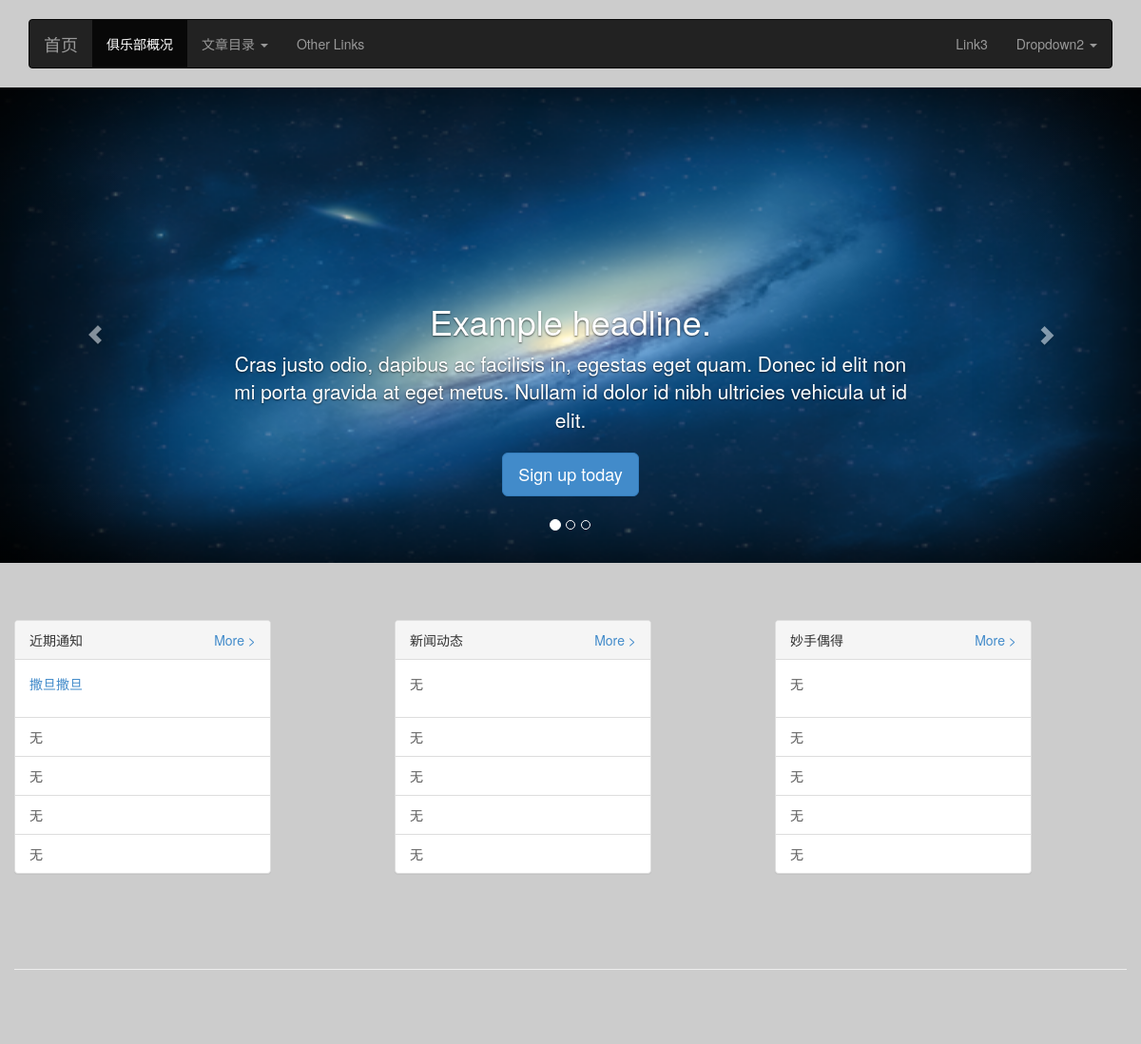
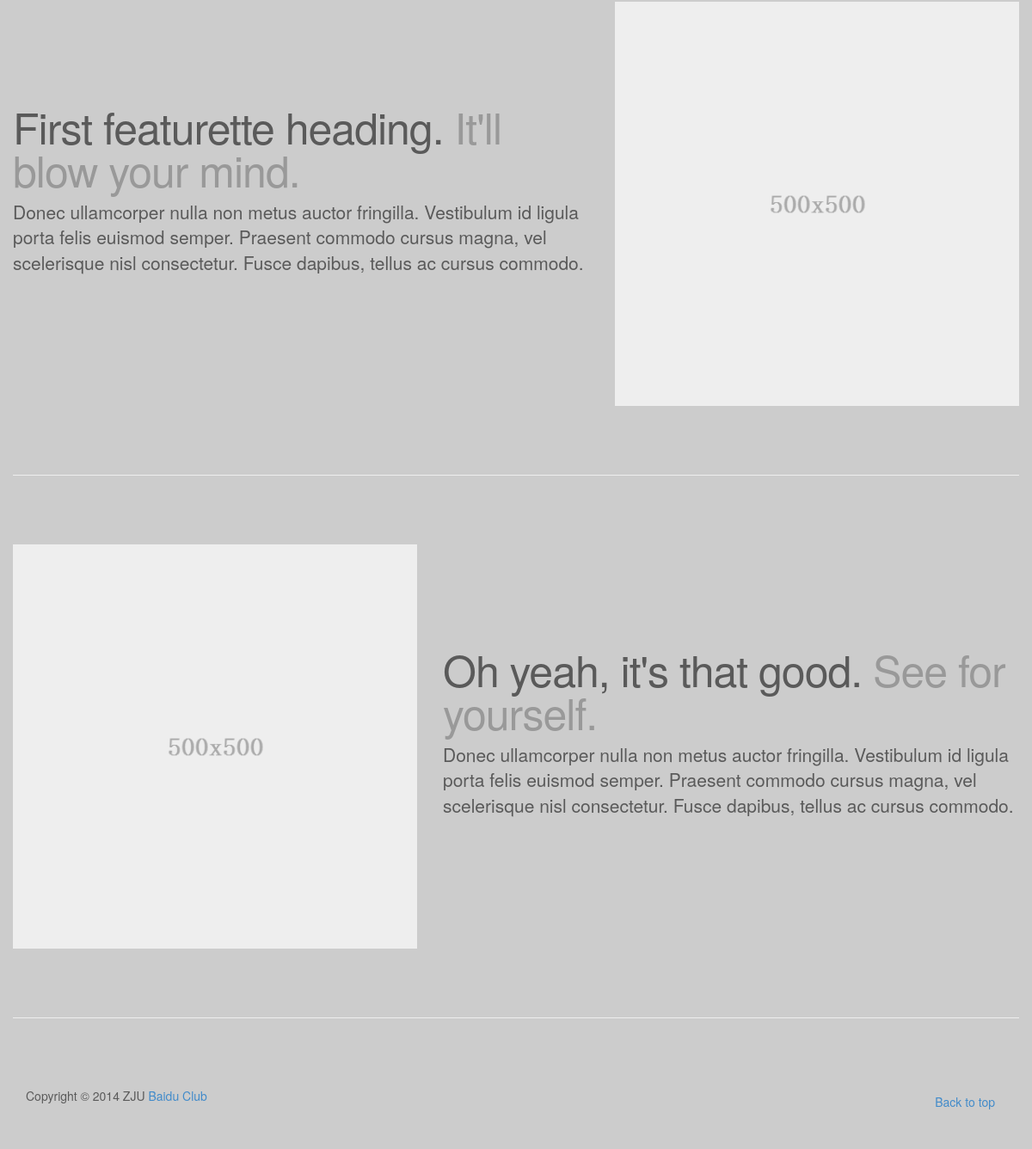
The page / on the database its author committed (2 pictures, top to bottom).
### tables this page shows
CREATE TABLE IF NOT EXISTS `tb_carousel` (
  `id` int(10) NOT NULL AUTO_INCREMENT COMMENT 'ID',
  `img_src` varchar(100) DEFAULT NULL,
  `img_alt` varchar(100) DEFAULT NULL,
  `content_h` varchar(100) DEFAULT NULL,
  `content_p` varchar(500) DEFAULT NULL,
  `content_btn` varchar(100) DEFAULT NULL,
  `btn_href` varchar(200) DEFAULT '#' COMMENT '按钮超链接地址',
  `display` tinyint(4) NOT NULL DEFAULT '1' COMMENT '是否出现在首页',
  PRIMARY KEY (`id`)
);

CREATE TABLE IF NOT EXISTS `tb_category` (
  `id` int(10) NOT NULL AUTO_INCREMENT,
  `name` varchar(100) DEFAULT NULL COMMENT '类别名称',
  `article_num` int(10) NOT NULL DEFAULT '0' COMMENT '文章数',
  `display` tinyint(4) NOT NULL DEFAULT '0' COMMENT '是否在首页出现',
  PRIMARY KEY (`id`)
);

CREATE TABLE IF NOT EXISTS `tb_article` (
  `id` int(10) NOT NULL AUTO_INCREMENT,
  `category_id` int(10) NOT NULL DEFAULT '0' COMMENT '文章类别ID',
  `title` varchar(100) DEFAULT NULL,
  `author` varchar(20) DEFAULT NULL,
  `content` text,
  `datetime` datetime NOT NULL DEFAULT CURRENT_TIMESTAMP COMMENT '发表时间',
  PRIMARY KEY (`id`)
);

### application/controllers/welcome.php (called while the page is built, shortened)
<?php if ( ! defined('BASEPATH')) exit('No direct script access allowed');
class Welcome extends CI_Controller {
	function __construct(){
		$this->load->model('cms_model', 'm_cms');
		$this->load->helper('url');
	}
	function load_view($page, $data = NULL){
		$this->load->view('header', $data);
		$this->load->view($page);
		$this->load->view('footer');
	}
	public function index(){
		$data['carousel'] = $this->m_cms->get_carousel(array('display' => 1));
		$data['category'] = $this->m_cms->get_category(array('display' => 1));
		foreach ($data['category']->result() as $key => $value) {
			$data['article'][$key] = $this->m_cms->get_article(array('category_id' => (int)$value->id, 'limit' => 5));
		}
		$this->load_view('index', $data);
	}
}

### index.php (called while the page is built, shortened)
<?php
require_once BASEPATH.'core/CodeIgniter.php';

### application/models/cms_model.php (called while the page is built, shortened)
<?php
class Cms_model extends CI_Model {
	function get_carousel($condition = array()){
		$where = array();
		if(isset($condition['display']))
			$where['display'] = (int)$condition['display'];
		$query = $this->db->get_where('tb_carousel', $where);
		return $query;
	}
	function get_category($condition = array()){
		$where = array();
		if(isset($condition['display']))
			$where['display'] = (int)$condition['display'];
		$query = $this->db->get_where('tb_category', $where);
		return $query;
	}
	function get_article($condition = array()){
		$where = array();
		if(isset($condition['limit'])){
			$limit = (int)$condition['limit'];
			$this->db->limit($limit);
		}
		$this->db->order_by('id', 'desc');
		if(isset($condition['category_id']))
			$where['category_id'] = (int)$condition['category_id'];
		$query = $this->db->get_where('tb_article', $where);
		return $query;
	}
}

### application/views/index.php (the view, shortened to what this page needs)
<?php $result = $carousel->result(); ?>
<div id="myCarousel" class="carousel slide" data-ride="carousel" data-interval="5000">
    <ol class="carousel-indicators">
    	<?php foreach ($result as $key => $row): ?>
    	<li data-target="#myCarousel" data-slide-to="<?=$key?>" class="<?=0==$key?'active':''?>"></li>
    	<?php endforeach; ?>
    </ol>
    <div class="carousel-inner">
    	<?php foreach ($result as $key => $row): ?>
        <div class="item <?=0==$key?'active':''?>">
            <img src="<?=base_url("img/$row->img_src")?>" alt="<?=$row->img_alt?>">
            <div class="container">
                <div class="carousel-caption">
                    <h1><?=$row->content_h?></h1>
                    <p><?=$row->content_p?></p>
                    <p><a class="btn btn-lg btn-primary" href="<?=$row->btn_href?>" role="button"><?=$row->content_btn?></a></p>
                </div>
            </div>
        </div>
        <?php endforeach; ?>
    </div>
    <a class="left carousel-control" href="#myCarousel" data-slide="prev"><span class="glyphicon glyphicon-chevron-left"></span></a>
    <a class="right carousel-control" href="#myCarousel" data-slide="next"><span class="glyphicon glyphicon-chevron-right"></span></a>
</div>
<?php $result = $category->result(); ?>
<div class="container marketing">
    <div class="row">
        <?php foreach($result as $key => $row): ?>
        <?php $res_art = $article[$key]->result(); ?>
        <div class="col-md-3 <?=0!=$key?'col-md-offset-1':''?>">
            <div class="panel panel-default">
                <div class="panel-heading"><?=$row->name?> <a class="pull-right" href="<?=site_url('welcome/category/'.$row->id)?>">More &gt;</a></div>
                <div class="panel-body">
                    <?php
                        $i = 0;
                        if(isset($res_art[$i])):
                            $row_art = $res_art[$i];
                    ?>
                    <p><a href="<?=site_url('welcome/article/'.$row_art->id)?>"><?=mb_substr($row_art->title, 0, 12)?></a></p>
                    <?php else: ?>
                    <p>无</p>
                    <?php endif; ?>
                </div>
                <ul class="list-group">
                    <?php
                        for ($i=1; $i<5; $i++):
                            if(isset($res_art[$i])):
                                $row_art = $res_art[$i];
                    ?>
                    <li class="list-group-item"><a href="<?=site_url('welcome/article/'.$row_art->id)?>"><?=mb_substr($row_art->title, 0, 12)?></a></li>
                        <?php else: ?>
                    <li class="list-group-item">无</li>
                        <?php endif; ?>
                    <?php endfor; ?>
                </ul>
            </div>
        </div>
        <?php endforeach; ?>
    </div>
    <hr class="featurette-divider">
    <div class="row featurette">
        <div class="col-md-7">
            <h2 class="featurette-heading">First featurette heading. <span class="text-muted">It'll blow your mind.</span></h2>
            <p class="lead">Donec ullamcorper nulla non metus auctor fringilla. Vestibulum id ligula porta felis euismod semper. Praesent commodo cursus magna, vel scelerisque nisl consectetur. Fusce dapibus, tellus ac cursus commodo.</p>
        </div>
        <div class="col-md-5">
            <img class="featurette-image img-responsive" data-src="holder.js/500x500/auto" alt="500x500">
        </div>
    </div>
    <hr class="featurette-divider">
    <div class="row featurette">
        <div class="col-md-5">
            <img class="featurette-image img-responsive" data-src="holder.js/500x500/auto" alt="500x500">
        </div>
        <div class="col-md-7">
            <h2 class="featurette-heading">Oh yeah, it's that good. <span class="text-muted">See for yourself.</span></h2>
            <p class="lead">Donec ullamcorper nulla non metus auctor fringilla. Vestibulum id ligula porta felis euismod semper. Praesent commodo cursus magna, vel scelerisque nisl consectetur. Fusce dapibus, tellus ac cursus commodo.</p>
        </div>
    </div>
    <hr class="featurette-divider">
</div>

### application/views/header.php (style rules this page uses)
body { padding-bottom: 40px; color: #5a5a5a; background-color: #CCCCCC; }
.carousel { height: 500px; margin-bottom: 60px; }
.carousel-caption { z-index: 10; }
.carousel .item { height: 500px; background-color: #777; }
.carousel-inner > .item > img { position: absolute; top: 0; left: 0; min-width: 100%; height: 500px; }
.marketing { padding-left: 15px; padding-right: 15px; }
.marketing h2 { font-weight: normal; }
.featurette-divider { margin: 80px 0; }
.featurette-heading { font-weight: 300; line-height: 1; letter-spacing: -1px; }
@media (min-width: 768px) { .marketing { padding-left: 0; padding-right: 0; } }
@media (min-width: 768px) { .carousel-caption p { margin-bottom: 20px; font-size: 21px; line-height: 1.4; } }
@media (min-width: 768px) { .featurette-heading { font-size: 50px; } }
@media (min-width: 992px) { .featurette-heading { margin-top: 120px; } }

### rows shown on the page
tb_carousel: img_src (picture), content_h "Example headline.", content_p "Cras justo odio, dapibus ac facilisis in, egestas eget quam. Donec id elit non mi porta gravida at eget metus. Nullam id dolor id nibh ultricies vehicula ut id elit.", content_btn "Sign up today"
tb_category: name "近期通知", tb_article.title "撒旦撒旦"
tb_category: name "新闻动态", shows "无"
tb_category: name "妙手偶得", shows "无"
